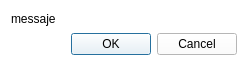
<?xml version="1.0" encoding="UTF-8"?>
<ui version="4.0">
 <class>mensageDialog</class>
 <widget class="QDialog" name="mensageDialog">
  <property name="geometry">
   <rect>
    <x>0</x>
    <y>0</y>
    <width>248</width>
    <height>66</height>
   </rect>
  </property>
  <property name="palette">
   <palette>
    <active>
     <colorrole role="WindowText">
      <brush brushstyle="SolidPattern">
       <color alpha="255">
        <red>0</red>
        <green>0</green>
        <blue>0</blue>
       </color>
      </brush>
     </colorrole>
     <colorrole role="Button">
      <brush brushstyle="SolidPattern">
       <color alpha="255">
        <red>255</red>
        <green>255</green>
        <blue>255</blue>
       </color>
      </brush>
     </colorrole>
     <colorrole role="Light">
      <brush brushstyle="SolidPattern">
       <color alpha="255">
        <red>255</red>
        <green>255</green>
        <blue>255</blue>
       </color>
      </brush>
     </colorrole>
     <colorrole role="Midlight">
      <brush brushstyle="SolidPattern">
       <color alpha="255">
        <red>255</red>
        <green>255</green>
        <blue>255</blue>
       </color>
      </brush>
     </colorrole>
     <colorrole role="Dark">
      <brush brushstyle="SolidPattern">
       <color alpha="255">
        <red>127</red>
        <green>127</green>
        <blue>127</blue>
       </color>
      </brush>
     </colorrole>
     <colorrole role="Mid">
      <brush brushstyle="SolidPattern">
       <color alpha="255">
        <red>170</red>
        <green>170</green>
        <blue>170</blue>
       </color>
      </brush>
     </colorrole>
     <colorrole role="Text">
      <brush brushstyle="SolidPattern">
       <color alpha="255">
        <red>0</red>
        <green>0</green>
        <blue>0</blue>
       </color>
      </brush>
     </colorrole>
     <colorrole role="BrightText">
      <brush brushstyle="SolidPattern">
       <color alpha="255">
        <red>255</red>
        <green>255</green>
        <blue>255</blue>
       </color>
      </brush>
     </colorrole>
     <colorrole role="ButtonText">
      <brush brushstyle="SolidPattern">
       <color alpha="255">
        <red>0</red>
        <green>0</green>
        <blue>0</blue>
       </color>
      </brush>
     </colorrole>
     <colorrole role="Base">
      <brush brushstyle="SolidPattern">
       <color alpha="255">
        <red>255</red>
        <green>255</green>
        <blue>255</blue>
       </color>
      </brush>
     </colorrole>
     <colorrole role="Window">
      <brush brushstyle="SolidPattern">
       <color alpha="255">
        <red>255</red>
        <green>255</green>
        <blue>255</blue>
       </color>
      </brush>
     </colorrole>
     <colorrole role="Shadow">
      <brush brushstyle="SolidPattern">
       <color alpha="255">
        <red>0</red>
        <green>0</green>
        <blue>0</blue>
       </color>
      </brush>
     </colorrole>
     <colorrole role="AlternateBase">
      <brush brushstyle="SolidPattern">
       <color alpha="255">
        <red>255</red>
        <green>255</green>
        <blue>255</blue>
       </color>
      </brush>
     </colorrole>
     <colorrole role="ToolTipBase">
      <brush brushstyle="SolidPattern">
       <color alpha="255">
        <red>255</red>
        <green>255</green>
        <blue>220</blue>
       </color>
      </brush>
     </colorrole>
     <colorrole role="ToolTipText">
      <brush brushstyle="SolidPattern">
       <color alpha="255">
        <red>0</red>
        <green>0</green>
        <blue>0</blue>
       </color>
      </brush>
     </colorrole>
     <colorrole role="PlaceholderText">
      <brush brushstyle="NoBrush">
       <color alpha="128">
        <red>0</red>
        <green>0</green>
        <blue>0</blue>
       </color>
      </brush>
     </colorrole>
    </active>
    <inactive>
     <colorrole role="WindowText">
      <brush brushstyle="SolidPattern">
       <color alpha="255">
        <red>0</red>
        <green>0</green>
        <blue>0</blue>
       </color>
      </brush>
     </colorrole>
     <colorrole role="Button">
      <brush brushstyle="SolidPattern">
       <color alpha="255">
        <red>255</red>
        <green>255</green>
        <blue>255</blue>
       </color>
      </brush>
     </colorrole>
     <colorrole role="Light">
      <brush brushstyle="SolidPattern">
       <color alpha="255">
        <red>255</red>
        <green>255</green>
        <blue>255</blue>
       </color>
      </brush>
     </colorrole>
     <colorrole role="Midlight">
      <brush brushstyle="SolidPattern">
       <color alpha="255">
        <red>255</red>
        <green>255</green>
        <blue>255</blue>
       </color>
      </brush>
     </colorrole>
     <colorrole role="Dark">
      <brush brushstyle="SolidPattern">
       <color alpha="255">
        <red>127</red>
        <green>127</green>
        <blue>127</blue>
       </color>
      </brush>
     </colorrole>
     <colorrole role="Mid">
      <brush brushstyle="SolidPattern">
       <color alpha="255">
        <red>170</red>
        <green>170</green>
        <blue>170</blue>
       </color>
      </brush>
     </colorrole>
     <colorrole role="Text">
      <brush brushstyle="SolidPattern">
       <color alpha="255">
        <red>0</red>
        <green>0</green>
        <blue>0</blue>
       </color>
      </brush>
     </colorrole>
     <colorrole role="BrightText">
      <brush brushstyle="SolidPattern">
       <color alpha="255">
        <red>255</red>
        <green>255</green>
        <blue>255</blue>
       </color>
      </brush>
     </colorrole>
     <colorrole role="ButtonText">
      <brush brushstyle="SolidPattern">
       <color alpha="255">
        <red>0</red>
        <green>0</green>
        <blue>0</blue>
       </color>
      </brush>
     </colorrole>
     <colorrole role="Base">
      <brush brushstyle="SolidPattern">
       <color alpha="255">
        <red>255</red>
        <green>255</green>
        <blue>255</blue>
       </color>
      </brush>
     </colorrole>
     <colorrole role="Window">
      <brush brushstyle="SolidPattern">
       <color alpha="255">
        <red>255</red>
        <green>255</green>
        <blue>255</blue>
       </color>
      </brush>
     </colorrole>
     <colorrole role="Shadow">
      <brush brushstyle="SolidPattern">
       <color alpha="255">
        <red>0</red>
        <green>0</green>
        <blue>0</blue>
       </color>
      </brush>
     </colorrole>
     <colorrole role="AlternateBase">
      <brush brushstyle="SolidPattern">
       <color alpha="255">
        <red>255</red>
        <green>255</green>
        <blue>255</blue>
       </color>
      </brush>
     </colorrole>
     <colorrole role="ToolTipBase">
      <brush brushstyle="SolidPattern">
       <color alpha="255">
        <red>255</red>
        <green>255</green>
        <blue>220</blue>
       </color>
      </brush>
     </colorrole>
     <colorrole role="ToolTipText">
      <brush brushstyle="SolidPattern">
       <color alpha="255">
        <red>0</red>
        <green>0</green>
        <blue>0</blue>
       </color>
      </brush>
     </colorrole>
     <colorrole role="PlaceholderText">
      <brush brushstyle="NoBrush">
       <color alpha="128">
        <red>0</red>
        <green>0</green>
        <blue>0</blue>
       </color>
      </brush>
     </colorrole>
    </inactive>
    <disabled>
     <colorrole role="WindowText">
      <brush brushstyle="SolidPattern">
       <color alpha="255">
        <red>127</red>
        <green>127</green>
        <blue>127</blue>
       </color>
      </brush>
     </colorrole>
     <colorrole role="Button">
      <brush brushstyle="SolidPattern">
       <color alpha="255">
        <red>255</red>
        <green>255</green>
        <blue>255</blue>
       </color>
      </brush>
     </colorrole>
     <colorrole role="Light">
      <brush brushstyle="SolidPattern">
       <color alpha="255">
        <red>255</red>
        <green>255</green>
        <blue>255</blue>
       </color>
      </brush>
     </colorrole>
     <colorrole role="Midlight">
      <brush brushstyle="SolidPattern">
       <color alpha="255">
        <red>255</red>
        <green>255</green>
        <blue>255</blue>
       </color>
      </brush>
     </colorrole>
     <colorrole role="Dark">
      <brush brushstyle="SolidPattern">
       <color alpha="255">
        <red>127</red>
        <green>127</green>
        <blue>127</blue>
       </color>
      </brush>
     </colorrole>
     <colorrole role="Mid">
      <brush brushstyle="SolidPattern">
       <color alpha="255">
        <red>170</red>
        <green>170</green>
        <blue>170</blue>
       </color>
      </brush>
     </colorrole>
     <colorrole role="Text">
      <brush brushstyle="SolidPattern">
       <color alpha="255">
        <red>127</red>
        <green>127</green>
        <blue>127</blue>
       </color>
      </brush>
     </colorrole>
     <colorrole role="BrightText">
      <brush brushstyle="SolidPattern">
       <color alpha="255">
        <red>255</red>
        <green>255</green>
        <blue>255</blue>
       </color>
      </brush>
     </colorrole>
     <colorrole role="ButtonText">
      <brush brushstyle="SolidPattern">
       <color alpha="255">
        <red>127</red>
        <green>127</green>
        <blue>127</blue>
       </color>
      </brush>
     </colorrole>
     <colorrole role="Base">
      <brush brushstyle="SolidPattern">
       <color alpha="255">
        <red>255</red>
        <green>255</green>
        <blue>255</blue>
       </color>
      </brush>
     </colorrole>
     <colorrole role="Window">
      <brush brushstyle="SolidPattern">
       <color alpha="255">
        <red>255</red>
        <green>255</green>
        <blue>255</blue>
       </color>
      </brush>
     </colorrole>
     <colorrole role="Shadow">
      <brush brushstyle="SolidPattern">
       <color alpha="255">
        <red>0</red>
        <green>0</green>
        <blue>0</blue>
       </color>
      </brush>
     </colorrole>
     <colorrole role="AlternateBase">
      <brush brushstyle="SolidPattern">
       <color alpha="255">
        <red>255</red>
        <green>255</green>
        <blue>255</blue>
       </color>
      </brush>
     </colorrole>
     <colorrole role="ToolTipBase">
      <brush brushstyle="SolidPattern">
       <color alpha="255">
        <red>255</red>
        <green>255</green>
        <blue>220</blue>
       </color>
      </brush>
     </colorrole>
     <colorrole role="ToolTipText">
      <brush brushstyle="SolidPattern">
       <color alpha="255">
        <red>0</red>
        <green>0</green>
        <blue>0</blue>
       </color>
      </brush>
     </colorrole>
     <colorrole role="PlaceholderText">
      <brush brushstyle="NoBrush">
       <color alpha="128">
        <red>0</red>
        <green>0</green>
        <blue>0</blue>
       </color>
      </brush>
     </colorrole>
    </disabled>
   </palette>
  </property>
  <property name="windowTitle">
   <string>ttl</string>
  </property>
  <layout class="QVBoxLayout" name="verticalLayout">
   <item>
    <widget class="QLabel" name="label">
     <property name="text">
      <string>messaje</string>
     </property>
    </widget>
   </item>
   <item>
    <widget class="QDialogButtonBox" name="buttonBox">
     <property name="orientation">
      <enum>Qt::Horizontal</enum>
     </property>
     <property name="standardButtons">
      <set>QDialogButtonBox::Cancel|QDialogButtonBox::Ok</set>
     </property>
    </widget>
   </item>
  </layout>
 </widget>
 <resources/>
 <connections>
  <connection>
   <sender>buttonBox</sender>
   <signal>accepted()</signal>
   <receiver>mensageDialog</receiver>
   <slot>accept()</slot>
   <hints>
    <hint type="sourcelabel">
     <x>248</x>
     <y>254</y>
    </hint>
    <hint type="destinationlabel">
     <x>157</x>
     <y>274</y>
    </hint>
   </hints>
  </connection>
  <connection>
   <sender>buttonBox</sender>
   <signal>rejected()</signal>
   <receiver>mensageDialog</receiver>
   <slot>reject()</slot>
   <hints>
    <hint type="sourcelabel">
     <x>316</x>
     <y>260</y>
    </hint>
    <hint type="destinationlabel">
     <x>286</x>
     <y>274</y>
    </hint>
   </hints>
  </connection>
 </connections>
</ui>
